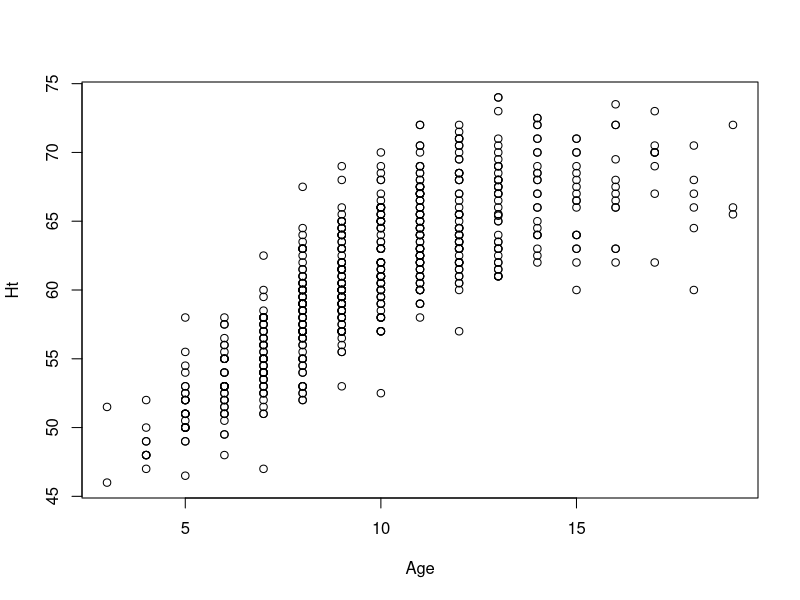
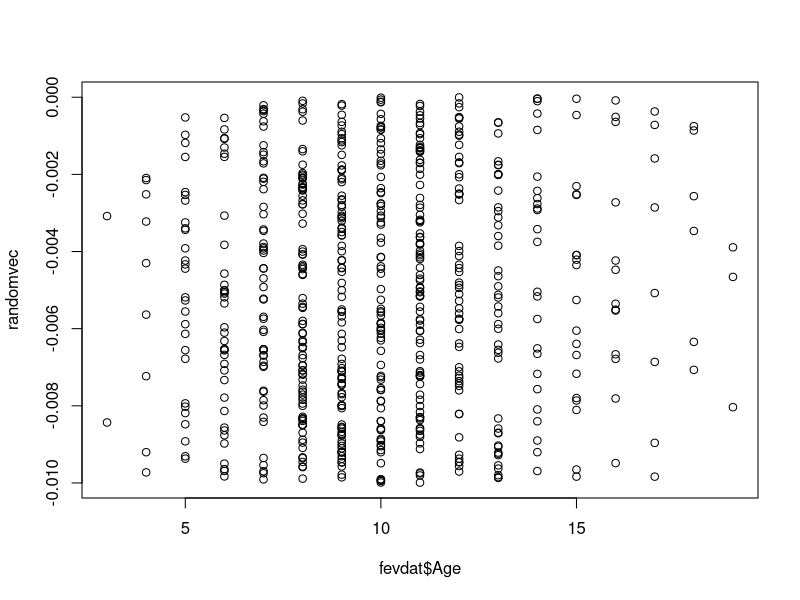
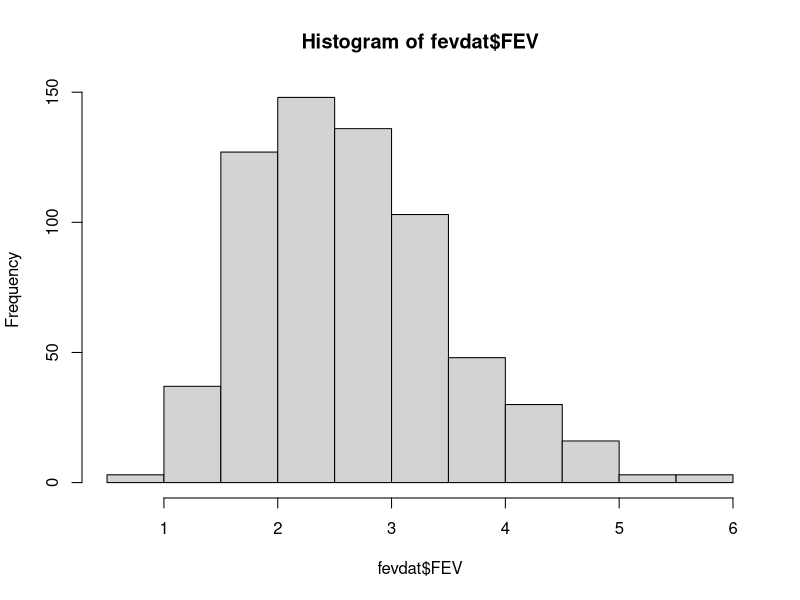
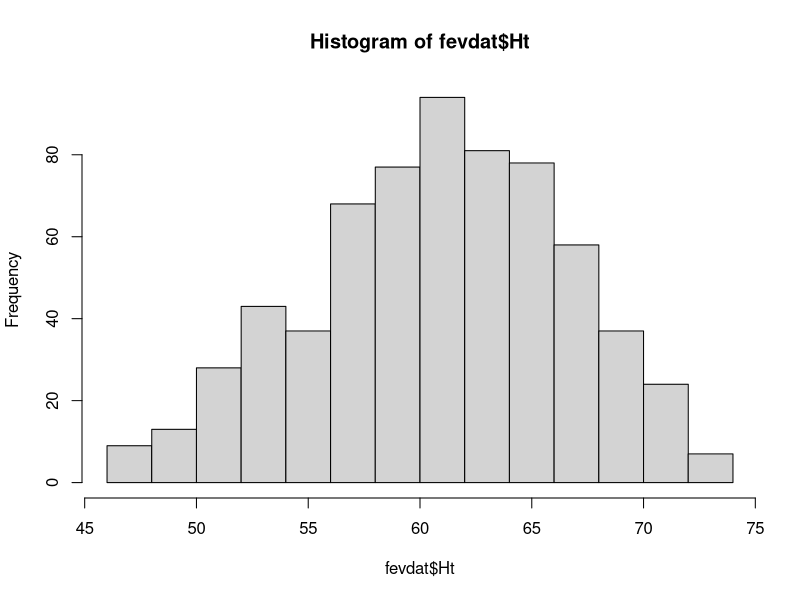
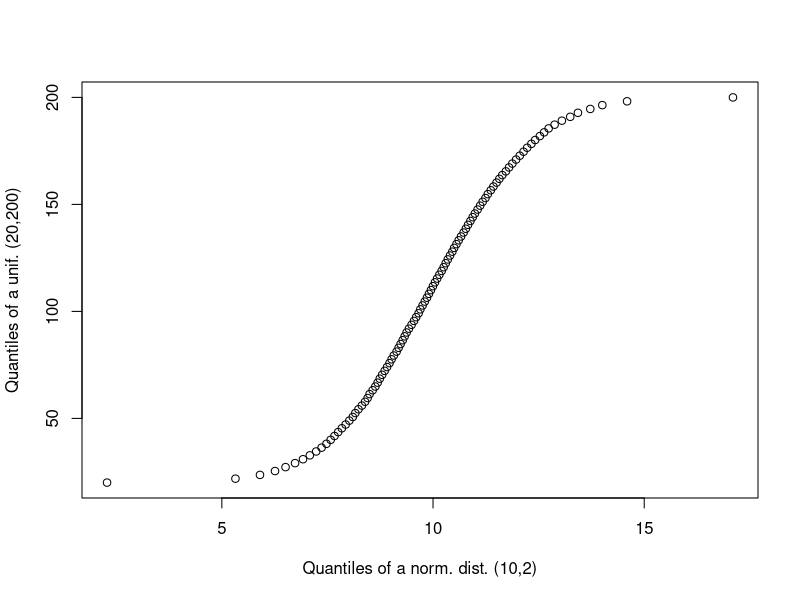
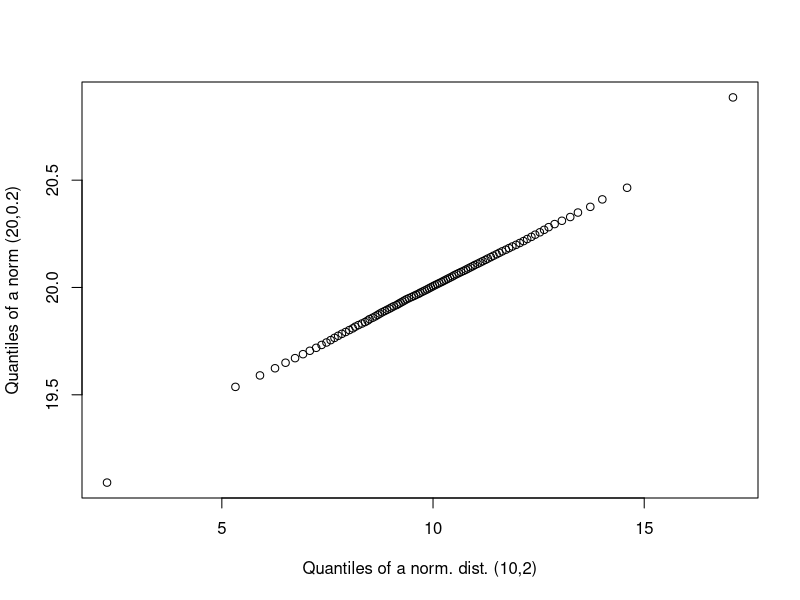
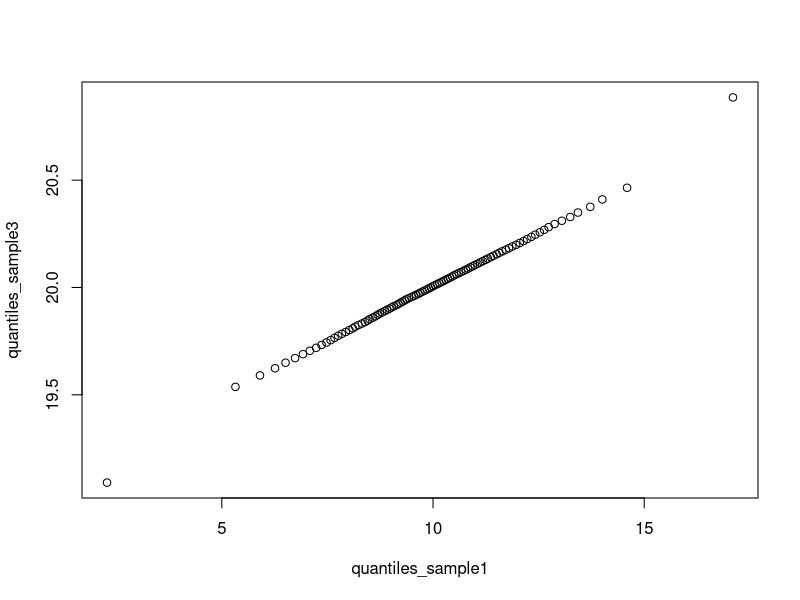
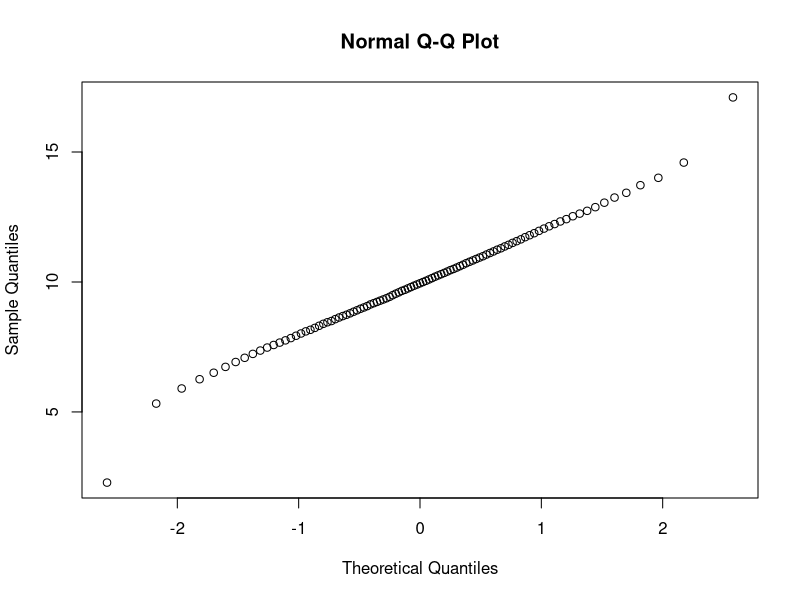

Write the R code that produced these figures, in order.
getwd()
fevdat= read.table("Datasets/fev_dataset.txt",header=T)

## FIRST SECTION: CORRELATION COEFFICIENTS

plot(Ht ~ Age, data=fevdat)
# correlation calculation
# by hand:
m_x = mean(fevdat$Ht)
m_y = mean(fevdat$Age)
numerator = sum((fevdat$Ht - m_x)*(fevdat$Age - m_y))
ss_x = sum((fevdat$Ht - m_x)^2)
ss_y = sum((fevdat$Age - m_y)^2)
pearson_cor = numerator / sqrt(ss_x) / sqrt(ss_y)

# now using the R function:
cor(fevdat$Ht, fevdat$Age)
# it is symmetric:
cor(fevdat$Age, fevdat$Ht)

# there is an associated test with H_0 being "pearson_cor between underlying populations == 0":
cor.test(fevdat$Age, fevdat$Ht)
# since the p-value is so low (below 2.2e-16), we reject H_0

# we want to create artificially a situation where there is null correlation:

# we will create an artificial vector of values drawn uniformly between 1e-2 and 0:
randomvec = runif(n = nrow(fevdat), min = -1e-2, max = 0)
# plot the absence of correlation:
plot(x=fevdat$Age,y=randomvec)
# then perform the test:
cor.test(x=fevdat$Age,y=randomvec)
# we don't reject H_0

# the Pearson correlation test assumes normality. There is another correlation measure well suited for samples departing from that assumption, and calculated based on comparisons between within-vector ranks: the Spearman correlation coefficient.

# the default in cor() and in cor.test() is to use Pearson correlations, but one can specify Spearman instead:
cor(fevdat$Age,fevdat$Ht)
cor(fevdat$Age,fevdat$Ht,method = "pearson") # same
cor(fevdat$Age,fevdat$Ht,method = "spearman")

# same for the tests:
cor.test(fevdat$Age,fevdat$Ht,method = "spearman")
cor.test(randomvec,fevdat$Ht,method = "spearman")
# Spearman correlation should be preferred when at least one of the two vectors originates from a distribution thought *not to be* normal


# WARNING! sample correlation equal to 0, or even true correlation equal to 0, DOES NOT ENTAIL independence of the variables.

# Logical implications:
# X and Y independent => cor(X,Y) = 0
# BUT _NOT_:
# cor(X,Y) = 0 => X and Y independent # THIS ASSERTION IS FALSE

# exercise 1: see what is the correlation between X and Y=X^2, for X values at random between -2 and 2. Test also when X ranges between -1 and 1.

# exercise 2: try to have (X,Y) values describing the unit circle centered in (0,0), and test the correlation between X and Y



## SECOND SECTION: TESTING NORMALITY

# how can we assess how likely it is that a given sample originates from a normal population (i.e. a normal distribution)?

# Shapiro-Wilk or Wilk-Shapiro normality test:
# H_0 is "the underlying population is normal"

# a low p-value is an indication to REJECT H_0
hist(fevdat$FEV)
shapiro.test(fevdat$FEV) # rejection of H_0 here.
# by construction, the S-W test is know to be very strict on the hypothesis of normality: it tends to reject H_0 as soon as it sees even a faint signal of non-normality.

# we create artificially a situation where W-S should accept H_0:
shapiro.test(rnorm(10,3,10)) # high p-values: acceptance of H_0

shapiro.test(fevdat$Age) # rejection again
shapiro.test(fevdat$Ht) # rejection again, even though a bit weaker
hist(fevdat$Ht)

#other tests are not so strict

# TESTING THE SIMILARITY BETWEEN TWO DISTRIBUTIONS:

# The Kolmogorov-Smirnov test is based on the comparison between two probability functions
# to test normality on one sample, we test with ks.test against the pnorm function with parameters given by the sample estimates (mean and sd) on our sample of interest:
ks.test(fevdat$Ht, "pnorm", mean(fevdat$Ht), sd(fevdat$Ht)) # accpetance
ks.test(randomvec, "pnorm", mean(randomvec), sd(randomvec)) # rejection

# Kolmogorov-Smirnov is less "picky" on what it accepts as a sample possibly coming from a normal distribution.


# QQ-plots are a nice way to visually compare two distributions
# each point in a quantile-quantile plot is (x,y) with x being a given quantile value for the first population and y being the *same* quantile for the other sample.

# We are now comparing distributions. Samples can have different sizes.

sample1 = rnorm(n=10000, mean=10, sd=2) # normal distrib
sample2 = runif(n=200000, min=20, max=200) # uniform distrib

# for each I will calculate all the quantiles separated by 1%:
# the min, the 0.01 quantile, the 0.02 quantile, etc until the 0.99 quantile and the max

quantiles_sample1 = quantile(x=sample1, probs = seq(0,1,0.01))
quantiles_sample2 = quantile(x=sample2, probs = seq(0,1,0.01))


# check the median:
quantiles_sample1["50%"]
quantiles_sample1[51]

# my happy manual quantile-versus-quantile plotting:
plot(quantiles_sample1,quantiles_sample2, xlab= "Quantiles of a norm. dist. (10,2)", ylab = "Quantiles of a unif. (20,200)")

# now we compare two normal distributions:
sample3 = rnorm(n=200000, mean=20, sd=0.200) # uniform
quantiles_sample3 = quantile(sample3,seq(0,1,0.01))
# my happy manual quantile-versus-quantile plotting:
plot(quantiles_sample1,quantiles_sample3, xlab= "Quantiles of a norm. dist. (10,2)", ylab = "Quantiles of a norm (20,0.2)")

# We can obtain these automatically with R:
qqplot(quantiles_sample1,quantiles_sample3)

# a straight line in a quantile-quantile plot indicates samples originating from the same type of distribution (e.g. either both normal or both uniform, etc)

# We can use qqnorm with only one sample to test visually the departure from normality:
qqnorm(quantiles_sample1) # a normal sample
qqnorm(quantiles_sample2) # not normal but uniform
qqnorm(fevdat$Ht)
